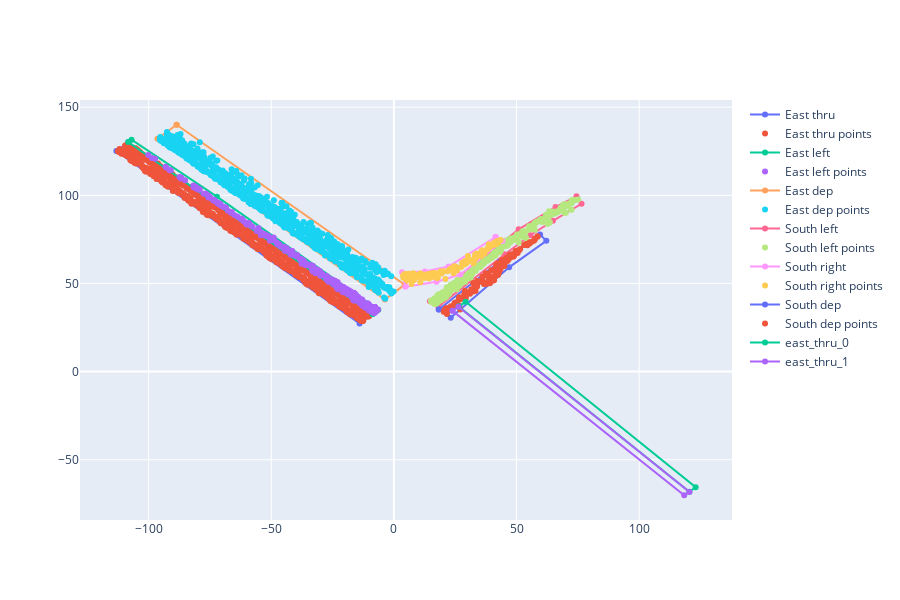

This figure's notebook cell:
### Code cell
fig = go.Figure()

sample_df = radars[0].df.sample(10000)
for name, approach in radars[0].approaches:
    fig.add_trace(
        go.Scatter(
            x=[x for x, y in approach.polygon.exterior.coords],
            y=[y for x, y in approach.polygon.exterior.coords],
            name=name,
        )
    )

    filterer = sample_df["box"] == name

    fig.add_trace(
        go.Scatter(
            x=sample_df.loc[filterer, "f32_positionX_m"],
            y=sample_df.loc[filterer, "f32_positionY_m"],
            mode="markers",
            name=f"{name} points",
        )
    )

for approach in [lane_0, lane_1]:
    fig.add_trace(
        go.Scatter(
            x=[x for x, y in approach.polygon.exterior.coords],
            y=[y for x, y in approach.polygon.exterior.coords],
            name=approach.name,
        )
    )

    # filterer = sample_df["lane"] == approach.name

    # fig.add_trace(
    #     go.Scatter(
    #         x=sample_df.loc[filterer, "f32_positionX_m"],
    #         y=sample_df.loc[filterer, "f32_positionY_m"],
    #         mode="markers",
    #         name=f"{approach.name} points",
    #     )
    # )


# # add a dot at the end of the approach
# fig.add_trace(
#     go.Scatter(
#         x=[lane_0.end_point[0]],
#         y=[lane_0.end_point[1]],
#         mode="markers",
#         name="end point",
#     )
# )

fig.update_layout(
    height=600,
)

### Figure 1 — Plotly figure (JSON) as saved in the notebook; plotly's stock layout.template omitted (floating-point values rounded to 4 significant figures; data arrays with more than 128 entries replaced by an {"elided": "..."} marker saying what was removed)
{"data": [{"name": "East thru", "type": "scatter", "x": [-8.877, -108.3, -113.2, -14.0, -8.877], "y": [32.76, 130.2, 125.2, 27.33, 32.76]}, {"mode": "markers", "name": "East thru points", "type": "scatter", "x": {"elided": "1148 float values"}, "y": {"elided": "1148 float values"}}, {"name": "East left", "type": "scatter", "x": [-8.667, -6.343, -72.16, -107.0, -108.3, -8.667], "y": [32.67, 35.08, 99.26, 131.5, 130.3, 32.67]}, {"mode": "markers", "name": "East left points", "type": "scatter", "x": {"elided": "619 float values"}, "y": {"elided": "619 float values"}}, {"name": "East dep", "type": "scatter", "x": [-88.59, -96.38, -3.676, 4.418, -88.59], "y": [140.0, 132.1, 40.88, 49.32, 140.0]}, {"mode": "markers", "name": "East dep points", "type": "scatter", "x": {"elided": "1055 float values"}, "y": {"elided": "1055 float values"}}, {"name": "South left", "type": "scatter", "x": [45.12, 55.71, 64.85, 76.5, 74.46, 65.9, 50.88, 43.33, 14.71, 18.11, 45.12], "y": [66.47, 77.42, 85.56, 95.2, 99.46, 93.34, 80.69, 72.43, 39.9, 36.85, 66.47]}, {"mode": "markers", "name": "South left points", "type": "scatter", "x": {"elided": "1170 float values"}, "y": {"elided": "1170 float values"}}, {"name": "South right", "type": "scatter", "x": [41.45, 22.26, 12.65, 3.346, 4.674, 17.39, 27.1, 44.26, 41.45], "y": [76.33, 59.62, 56.73, 56.38, 48.11, 50.96, 55.07, 74.05, 76.33]}, {"mode": "markers", "name": "South right points", "type": "scatter", "x": {"elided": "262 float values"}, "y": {"elided": "262 float values"}}, {"name": "South dep", "type": "scatter", "x": [18.3, 23.17, 46.98, 62.16, 59.61, 43.15, 18.3], "y": [35.21, 30.56, 59.17, 74.18, 77.8, 62.49, 35.21]}, {"mode": "markers", "name": "South dep points", "type": "scatter", "x": {"elided": "148 float values"}, "y": {"elided": "148 float values"}}, {"name": "east_thru_0", "type": "scatter", "x": [26.43, 120.5, 123.0, 29.26, 26.43], "y": [36.87, -68.13, -65.59, 39.64, 36.87]}, {"name": "east_thru_1", "type": "scatter", "x": [23.92, 118.4, 120.5, 26.33, 23.92], "y": [34.46, -70.12, -68.22, 36.82, 34.46]}], "layout": {"height": 600}}
